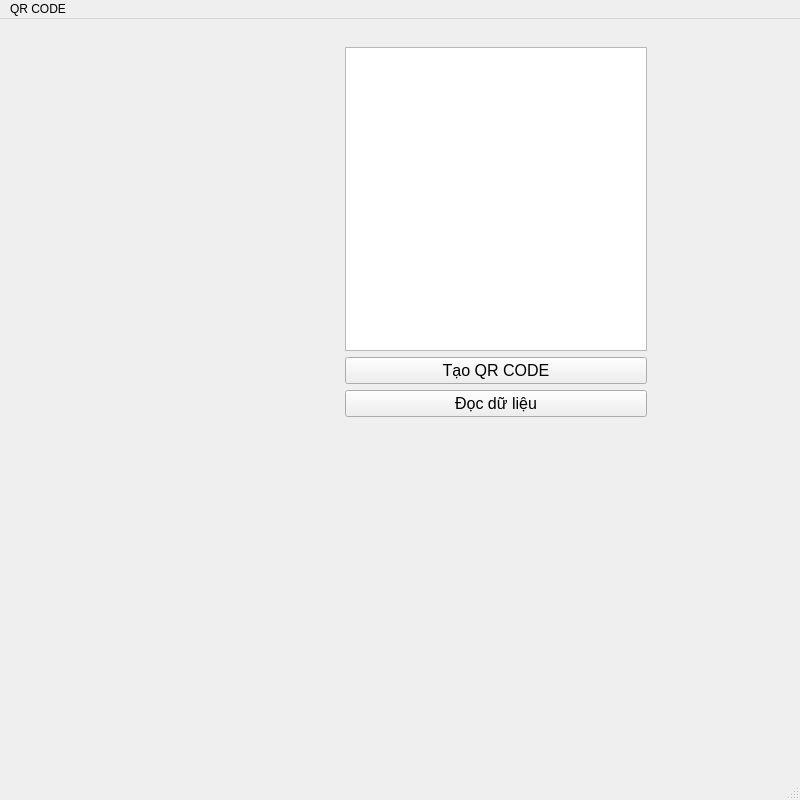
<?xml version="1.0" encoding="UTF-8"?>
<ui version="4.0">
 <class>MainWindow</class>
 <widget class="QMainWindow" name="MainWindow">
  <property name="geometry">
   <rect>
    <x>0</x>
    <y>0</y>
    <width>800</width>
    <height>800</height>
   </rect>
  </property>
  <property name="minimumSize">
   <size>
    <width>800</width>
    <height>800</height>
   </size>
  </property>
  <property name="windowTitle">
   <string>MainWindow</string>
  </property>
  <widget class="QWidget" name="centralwidget">
   <widget class="QWidget" name="gridLayoutWidget">
    <property name="geometry">
     <rect>
      <x>39</x>
      <y>28</y>
      <width>608</width>
      <height>370</height>
     </rect>
    </property>
    <layout class="QGridLayout" name="gridLayout">
     <item row="2" column="1">
      <widget class="QPushButton" name="btnRead">
       <property name="font">
        <font>
         <pointsize>12</pointsize>
        </font>
       </property>
       <property name="text">
        <string>Đọc dữ liệu</string>
       </property>
      </widget>
     </item>
     <item row="0" column="1">
      <widget class="QTextEdit" name="edtContent">
       <property name="minimumSize">
        <size>
         <width>300</width>
         <height>200</height>
        </size>
       </property>
      </widget>
     </item>
     <item row="1" column="1">
      <widget class="QPushButton" name="btnQR">
       <property name="font">
        <font>
         <pointsize>12</pointsize>
        </font>
       </property>
       <property name="text">
        <string>Tạo QR CODE</string>
       </property>
      </widget>
     </item>
     <item row="0" column="0" rowspan="3">
      <widget class="QLabel" name="QR">
       <property name="minimumSize">
        <size>
         <width>300</width>
         <height>200</height>
        </size>
       </property>
       <property name="text">
        <string/>
       </property>
      </widget>
     </item>
    </layout>
   </widget>
  </widget>
  <widget class="QMenuBar" name="menubar">
   <property name="geometry">
    <rect>
     <x>0</x>
     <y>0</y>
     <width>800</width>
     <height>22</height>
    </rect>
   </property>
   <widget class="QMenu" name="menuQR_CODE">
    <property name="title">
     <string>QR CODE</string>
    </property>
    <addaction name="separator"/>
    <addaction name="actionSave"/>
    <addaction name="actionLoad"/>
    <addaction name="actionExit"/>
   </widget>
   <addaction name="menuQR_CODE"/>
  </widget>
  <widget class="QStatusBar" name="statusbar"/>
  <action name="actionSave">
   <property name="text">
    <string>Save</string>
   </property>
  </action>
  <action name="actionLoad">
   <property name="text">
    <string>Load</string>
   </property>
  </action>
  <action name="actionExit">
   <property name="text">
    <string>Exit</string>
   </property>
  </action>
 </widget>
 <resources/>
 <connections/>
</ui>
